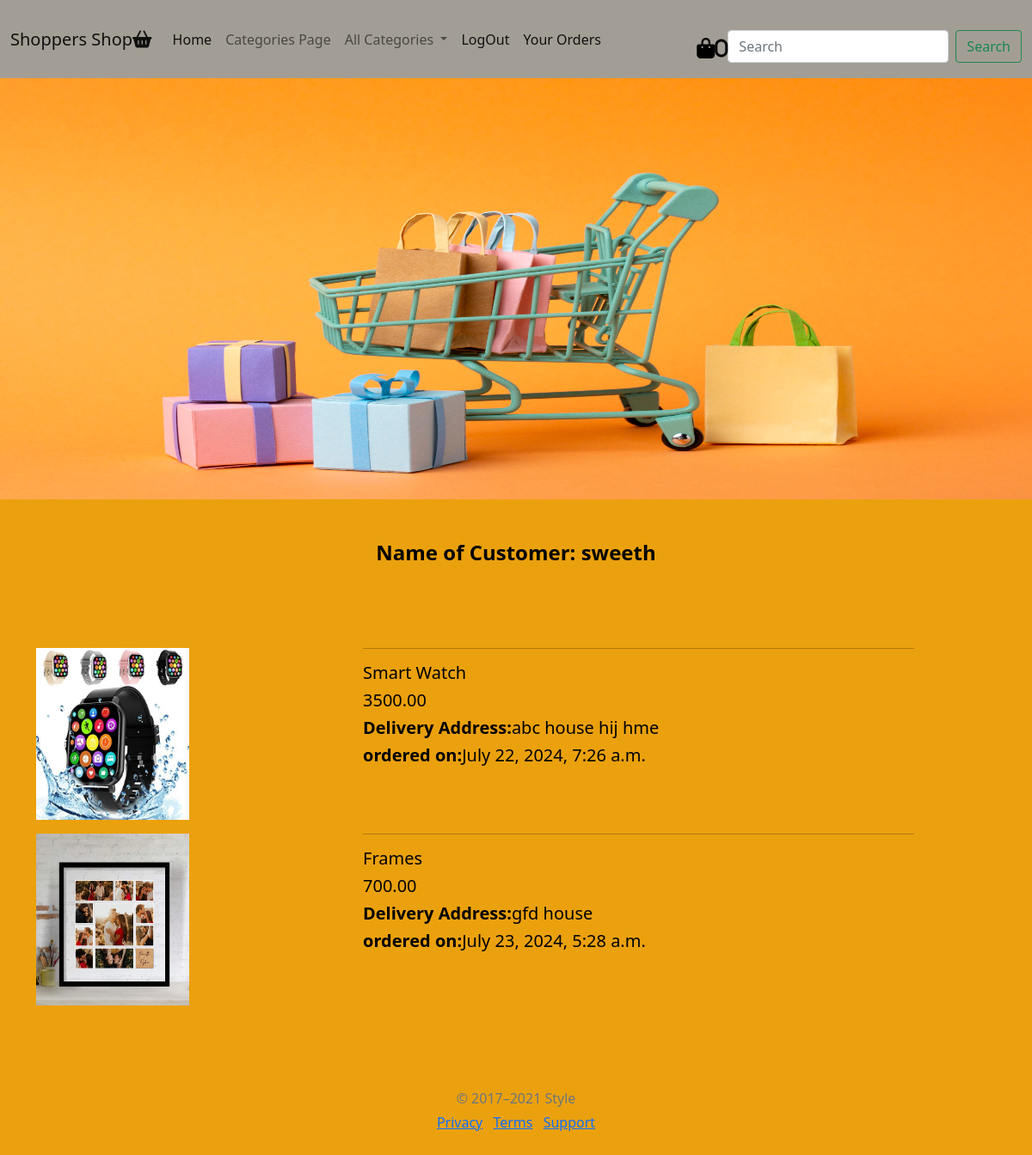
The page /cart/order_view/ (signed in) on the database its author committed.
### cart/models.py (models this page shows, shortened)
class Order_table(models.Model):
    product=models.ForeignKey(Product,on_delete=models.CASCADE)
    user=models.ForeignKey(User,on_delete=models.CASCADE)
    no_of_items=models.IntegerField()
    phone=models.CharField(max_length=12)
    address=models.TextField()
    pin=models.CharField(max_length=20)
    ordered_date=models.DateTimeField(auto_now_add=True)
    order_id=models.CharField(max_length=100,blank=True)
    payment_status=models.CharField(default="pending",max_length=30)
    delivery_status=models.CharField(default="pending",max_length=30)

### shop/models.py (models this page shows, shortened)
class Product(models.Model):
    name = models.CharField(max_length=30)
    desc = models.TextField()
    image = models.ImageField(upload_to='media/image', blank=True)
    price = models.DecimalField(max_digits=10,decimal_places=2)
    stock = models.IntegerField()
    available = models.BooleanField(default=True)
    created = models.DateTimeField(auto_now_add=True)
    updated = models.DateTimeField(auto_now=True)
    category = models.ForeignKey(Category,on_delete=models.CASCADE)

### cart/views.py (the view)
# urls.py: path('order_view/',views.order_view,name='order_view'),
@login_required
def order_view(request):
    u=request.user
    customer = Order_table.objects.filter(user=u,payment_status="paid")
    return render(request,'order_view.html',{'customer':customer,'u':u.username})

### cart/context_processors.py (called while the page is built)
def total(request):
    u=request.user
    count=0
    if request.user.is_authenticated:
        try:
            item=Cart.objects.filter(user=u)
            count=item.count()
        except:
            count=0
    return {'count':count}

### shop/context_processors.py (called while the page is built)
def links(request):
    c=Category.objects.all()
    return {'links':c}

### templates/order_view.html
<!DOCTYPE html>
{% extends 'base.html' %}
{% load static %}
{% block content %}
<div class="container">
    <h4 class="text-center fw-bold mt-5">Name of Customer: {{u}}</h4>
      <div class="row" style="margin-top: 80px;">
      {% for i in customer %}
    <div class="col-4 mt-3">
        <img src="{{i.product.image.url}}" width="50%" height="200px">
    </div>
    <div class="col-7" style="align-item-center;">
        <hr class="mx-auto">
        <h5><b></b>{{i.product.name}}</h5>
        <h5><b></b>{{i.product.price}}</h5>
        <h5><b>Delivery Address:</b>{{i.address}}</h5>
        <h5><b>ordered on:</b>{{i.ordered_date}}</h5>
    </div>
      {% endfor %}
  </div>
</div>
{% endblock %}

### static/css/style.css (style rules this page uses)
body { background-color:#eba10e; color:black; }

### rows shown on the page
Order_table: product.image (picture), product.name "Smart Watch", product.price "3500.00", address "abc house hij hme", ordered_date "July 22, 2024, 7:26 a.m."
Order_table: product.image (picture), product.name "Frames", product.price "700.00", address "gfd house", ordered_date "July 23, 2024, 5:28 a.m."

### other values the page prints
{{ count }} "0"
{{ u }} "sweeth"
